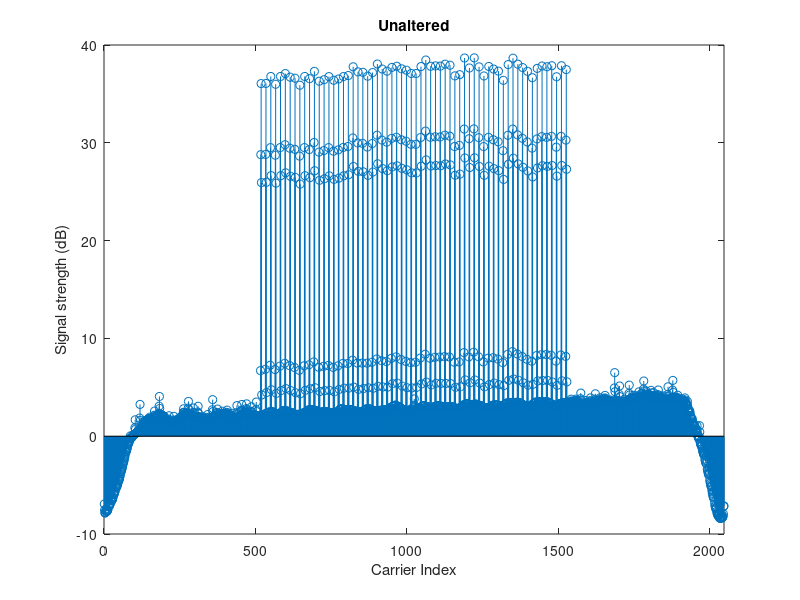
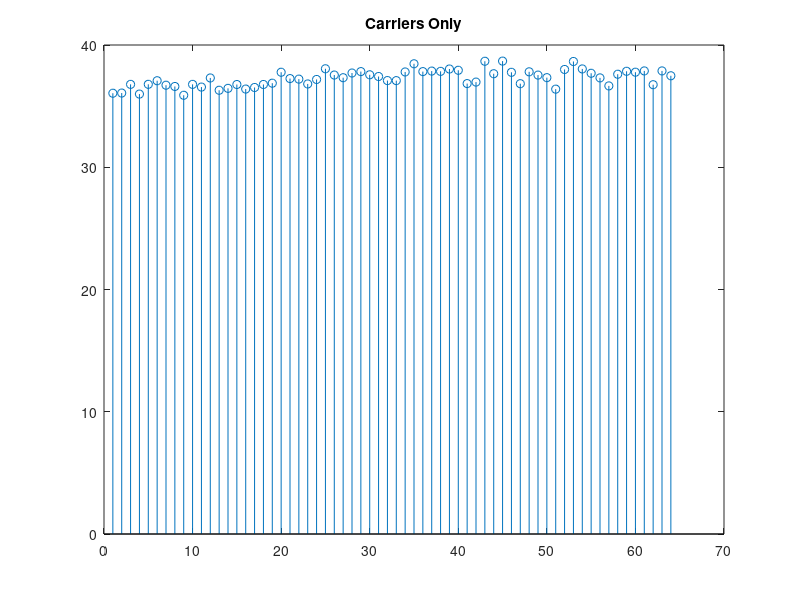
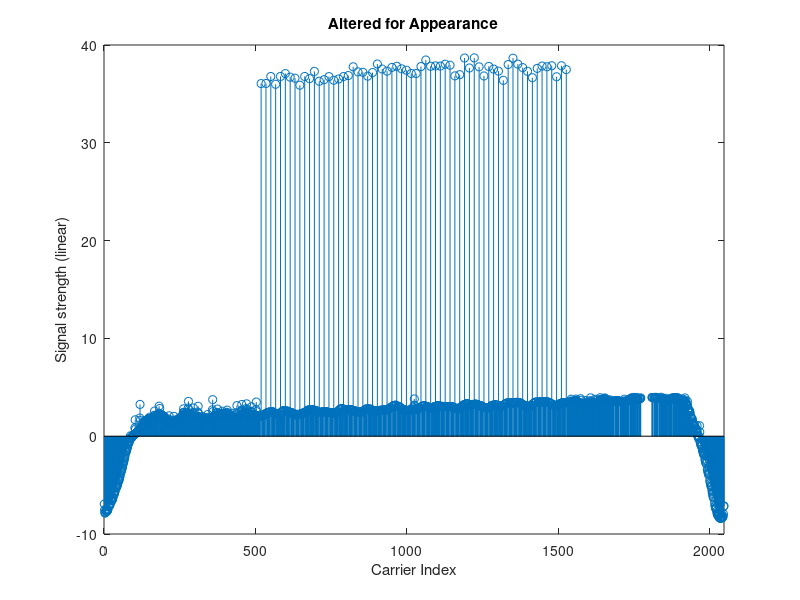

Write the MATLAB code that produced these figures, in order.
% Make Plots - NOT USED?

%% 1) Power Spectral Density 

clear; close all;

load('Data/Processed-Sundance-US189-25June2019.mat');

shifted = mag2db(shifted);

 % Full, normal version 
figure()
stem(shifted);
title('Unaltered');
carrierIndices = find(shifted > 35);
middleIndices = find((shifted > 4) & (shifted < 33));
xlim([0 2048]);
xlabel('Carrier Index');
ylabel('Signal strength (dB)');


 % Isolates the actual carriers
for index = 1:64
    carrierValues(index) = shifted(carrierIndices(index));
end

figure()
stem(carrierValues);
title('Carriers Only');


 % Sets all the mid-values to NaN to make a cleaner plot
temp = length(middleIndices);
for index = 1:temp
    shifted(middleIndices(index)) = nan;
end

figure()
stem(shifted)
title('Altered for Appearance');
xlim([0 2048]);
xlabel('Carrier Index');
ylabel('Signal strength (linear)');


%% 

